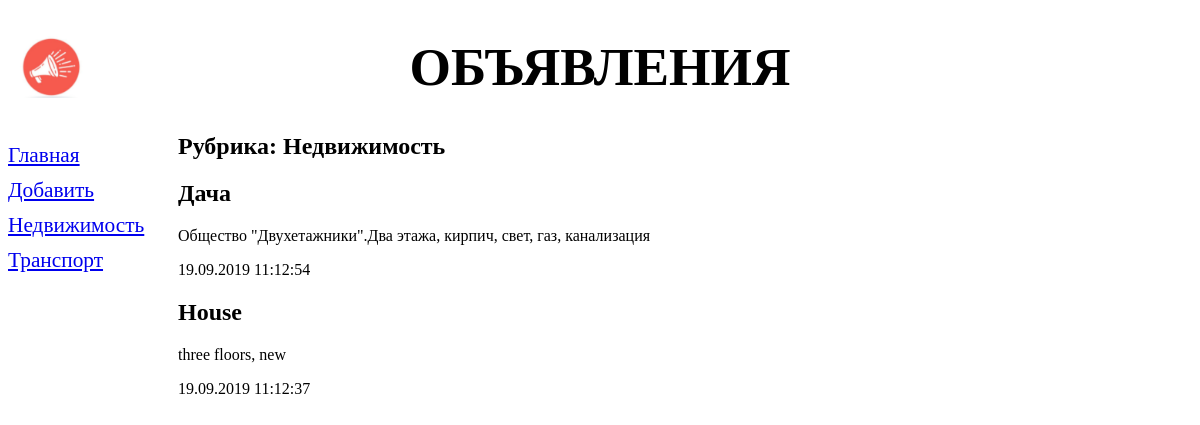
Screenshot of /bboard/1/ with the database file from the repository.
### bboard/models.py (models this page shows, shortened)
class Rubric(models.Model):
    name = models.CharField(max_length=20, db_index=True,
                            verbose_name='Название')
    class Meta:
        verbose_name_plural = 'Рубрики'
        verbose_name = 'Рубрика'
        ordering = ['name']

class Db(models.Model):
    title = models.CharField(max_length=50, verbose_name='Товар')
    content = models.TextField(null=True, blank=True, verbose_name='Описание')
    price = models.FloatField(null=True, blank=True, verbose_name='Цена')
    published = models.DateTimeField(auto_now=True, db_index=True,
                                        verbose_name='Опублтковано')
    rubric = models.ForeignKey('Rubric', null=True, on_delete=models.PROTECT,
                                verbose_name='Рубрика')
    class Meta:
        verbose_name_plural = 'Объявления'
        verbose_name = 'Объявление'
        ordering = ['-published']

### bboard/views.py (the view)
# urls.py: path('<int:rubric_id>/', views.by_rubric, name='by_rubric'),
def by_rubric(request, rubric_id):
    bbs = Db.objects.filter(rubric=rubric_id)
    rubrics = Rubric.objects.all()
    current_rubric = Rubric.objects.get(pk=rubric_id)
    context = {'bbs': bbs, 'rubrics': rubrics,
                'current_rubric': current_rubric}
    return render(request, 'bboard/by_rubric.html', context)

### bboard/templates/bboard/by_rubric.html (shortened to what this page needs)
{% extends "layout/basic.html" %}
    {% block content %}
    <h2>Рубрика: {{ current_rubric.name }}</h2>
    {% for bb in bbs %}
    <div>
        <h2>{{ bb.title }}</h2>
        <p>{{ bb.content }}</p>
        <p>{{ bb.published|date:"d.m.Y H:i:s" }}</p>
    </div>
    {% endfor %}
    {% endblock %}

### bboard/templates/layout/basic.html (shortened to what this page needs)
{% load static %}
<!DOCTYPE html>
<html>
    <head>
        <link rel="stylesheet" type="text/css" href="{% static 'bboard/style.css' %}">
    </head>
    <body>
        <header>
            <h1>Объявления</h1>
        </header>
        <nav>
            <a href="{% url 'index' %}">Главная</a>
            <a href="{% url 'add' %}">Добавить</a>
            {% for rubric in rubrics %}
            <a href="{% url 'by_rubric' rubric.pk %}">{{ rubric.name }}</a>
            {% endfor %}
        </nav>
        <section>
        {% block content %}
        {% endblock %}
        </section>
    </body>
</html>

### bboard/static/bboard/style.css (style rules this page uses)
header h1 { font-size: 40pt; text-transform: uppercase; text-align: center; background: url("bg.jpg") left / auto 100% no-repeat; }
nav { font-size: 16pt; width: 150px; float: left; }
nav a { display: block; margin: 10px 0px; }
section { margin-left: 170px; }

### rows the page displays
Rubric: name "Недвижимость"
Rubric: name "Транспорт"
Db: title "Дача", content "Общество \"Двухетажники\".Два этажа, кирпич, свет, газ, канализация", published "19.09.2019 11:12:54"
Db: title "House", content "three floors, new", published "19.09.2019 11:12:37"
